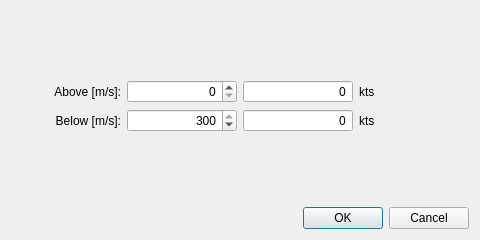
<?xml version="1.0" encoding="UTF-8"?>
<ui version="4.0">
 <class>DialogEditObjectiveAirspeed</class>
 <widget class="QDialog" name="DialogEditObjectiveAirspeed">
  <property name="geometry">
   <rect>
    <x>0</x>
    <y>0</y>
    <width>480</width>
    <height>240</height>
   </rect>
  </property>
  <property name="windowTitle">
   <string>Edit Objective Airspeed</string>
  </property>
  <property name="modal">
   <bool>true</bool>
  </property>
  <layout class="QGridLayout" name="gridLayout">
   <item row="1" column="1">
    <widget class="QDoubleSpinBox" name="spinBoxAbove">
     <property name="alignment">
      <set>Qt::AlignRight|Qt::AlignTrailing|Qt::AlignVCenter</set>
     </property>
     <property name="decimals">
      <number>0</number>
     </property>
     <property name="minimum">
      <double>0.000000000000000</double>
     </property>
     <property name="maximum">
      <double>300.000000000000000</double>
     </property>
     <property name="singleStep">
      <double>1.000000000000000</double>
     </property>
    </widget>
   </item>
   <item row="2" column="1">
    <widget class="QDoubleSpinBox" name="spinBoxBelow">
     <property name="alignment">
      <set>Qt::AlignRight|Qt::AlignTrailing|Qt::AlignVCenter</set>
     </property>
     <property name="decimals">
      <number>0</number>
     </property>
     <property name="minimum">
      <double>0.000000000000000</double>
     </property>
     <property name="maximum">
      <double>300.000000000000000</double>
     </property>
     <property name="singleStep">
      <double>1.000000000000000</double>
     </property>
     <property name="value">
      <double>300.000000000000000</double>
     </property>
    </widget>
   </item>
   <item row="1" column="3">
    <widget class="QLabel" name="label_3">
     <property name="text">
      <string>kts</string>
     </property>
    </widget>
   </item>
   <item row="2" column="0">
    <widget class="QLabel" name="label_2">
     <property name="text">
      <string>Below [m/s]:</string>
     </property>
     <property name="alignment">
      <set>Qt::AlignRight|Qt::AlignTrailing|Qt::AlignVCenter</set>
     </property>
     <property name="buddy">
      <cstring>spinBoxBelow</cstring>
     </property>
    </widget>
   </item>
   <item row="1" column="2">
    <widget class="QDoubleSpinBox" name="spinBoxAboveKts">
     <property name="alignment">
      <set>Qt::AlignRight|Qt::AlignTrailing|Qt::AlignVCenter</set>
     </property>
     <property name="readOnly">
      <bool>true</bool>
     </property>
     <property name="buttonSymbols">
      <enum>QAbstractSpinBox::NoButtons</enum>
     </property>
     <property name="decimals">
      <number>0</number>
     </property>
     <property name="maximum">
      <double>1000.000000000000000</double>
     </property>
    </widget>
   </item>
   <item row="5" column="0" colspan="4">
    <widget class="QDialogButtonBox" name="buttonBox">
     <property name="orientation">
      <enum>Qt::Horizontal</enum>
     </property>
     <property name="standardButtons">
      <set>QDialogButtonBox::Cancel|QDialogButtonBox::Ok</set>
     </property>
    </widget>
   </item>
   <item row="1" column="0">
    <widget class="QLabel" name="label">
     <property name="text">
      <string>Above [m/s]:</string>
     </property>
     <property name="alignment">
      <set>Qt::AlignRight|Qt::AlignTrailing|Qt::AlignVCenter</set>
     </property>
     <property name="buddy">
      <cstring>spinBoxAbove</cstring>
     </property>
    </widget>
   </item>
   <item row="2" column="3">
    <widget class="QLabel" name="label_4">
     <property name="text">
      <string>kts</string>
     </property>
    </widget>
   </item>
   <item row="2" column="2">
    <widget class="QDoubleSpinBox" name="spinBoxBelowKts">
     <property name="alignment">
      <set>Qt::AlignRight|Qt::AlignTrailing|Qt::AlignVCenter</set>
     </property>
     <property name="readOnly">
      <bool>true</bool>
     </property>
     <property name="buttonSymbols">
      <enum>QAbstractSpinBox::NoButtons</enum>
     </property>
     <property name="decimals">
      <number>0</number>
     </property>
     <property name="maximum">
      <double>1000.000000000000000</double>
     </property>
    </widget>
   </item>
   <item row="4" column="0" colspan="4">
    <spacer name="verticalSpacer">
     <property name="orientation">
      <enum>Qt::Vertical</enum>
     </property>
     <property name="sizeHint" stdset="0">
      <size>
       <width>299</width>
       <height>30</height>
      </size>
     </property>
    </spacer>
   </item>
   <item row="0" column="0" colspan="4">
    <spacer name="verticalSpacer_2">
     <property name="orientation">
      <enum>Qt::Vertical</enum>
     </property>
     <property name="sizeHint" stdset="0">
      <size>
       <width>299</width>
       <height>34</height>
      </size>
     </property>
    </spacer>
   </item>
  </layout>
 </widget>
 <tabstops>
  <tabstop>spinBoxAbove</tabstop>
  <tabstop>spinBoxBelow</tabstop>
  <tabstop>buttonBox</tabstop>
 </tabstops>
 <resources/>
 <connections>
  <connection>
   <sender>buttonBox</sender>
   <signal>accepted()</signal>
   <receiver>DialogEditObjectiveAirspeed</receiver>
   <slot>accept()</slot>
   <hints>
    <hint type="sourcelabel">
     <x>248</x>
     <y>254</y>
    </hint>
    <hint type="destinationlabel">
     <x>157</x>
     <y>274</y>
    </hint>
   </hints>
  </connection>
  <connection>
   <sender>buttonBox</sender>
   <signal>rejected()</signal>
   <receiver>DialogEditObjectiveAirspeed</receiver>
   <slot>reject()</slot>
   <hints>
    <hint type="sourcelabel">
     <x>316</x>
     <y>260</y>
    </hint>
    <hint type="destinationlabel">
     <x>286</x>
     <y>274</y>
    </hint>
   </hints>
  </connection>
 </connections>
</ui>
